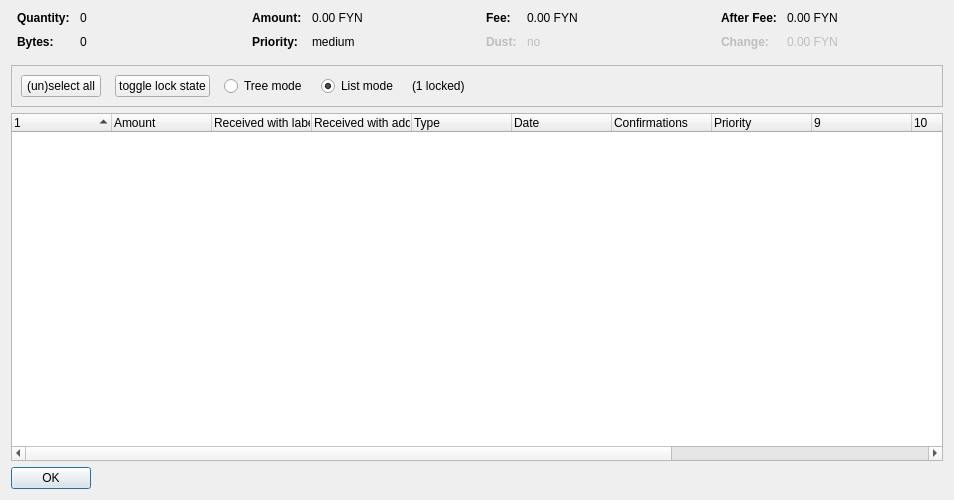
<?xml version="1.0" encoding="UTF-8"?>
<ui version="4.0">
 <class>CoinControlDialog</class>
 <widget class="QDialog" name="CoinControlDialog">
  <property name="geometry">
   <rect>
    <x>0</x>
    <y>0</y>
    <width>954</width>
    <height>500</height>
   </rect>
  </property>
  <property name="windowTitle">
   <string>Coin Selection</string>
  </property>
  <layout class="QVBoxLayout" name="verticalLayout">
   <item>
    <layout class="QHBoxLayout" name="horizontalLayoutTop" stretch="0,0,0,0">
     <property name="topMargin">
      <number>0</number>
     </property>
     <property name="bottomMargin">
      <number>10</number>
     </property>
     <item>
      <layout class="QFormLayout" name="formLayoutCoinControl1">
       <property name="horizontalSpacing">
        <number>10</number>
       </property>
       <property name="verticalSpacing">
        <number>10</number>
       </property>
       <property name="leftMargin">
        <number>6</number>
       </property>
       <property name="rightMargin">
        <number>6</number>
       </property>
       <item row="0" column="0">
        <widget class="QLabel" name="labelCoinControlQuantityText">
         <property name="font">
          <font>
           <weight>75</weight>
           <bold>true</bold>
          </font>
         </property>
         <property name="text">
          <string>Quantity:</string>
         </property>
        </widget>
       </item>
       <item row="0" column="1">
        <widget class="QLabel" name="labelCoinControlQuantity">
         <property name="cursor">
          <cursorShape>IBeamCursor</cursorShape>
         </property>
         <property name="contextMenuPolicy">
          <enum>Qt::ActionsContextMenu</enum>
         </property>
         <property name="text">
          <string notr="true">0</string>
         </property>
         <property name="textInteractionFlags">
          <set>Qt::LinksAccessibleByMouse|Qt::TextSelectableByKeyboard|Qt::TextSelectableByMouse</set>
         </property>
        </widget>
       </item>
       <item row="1" column="0">
        <widget class="QLabel" name="labelCoinControlBytesText">
         <property name="font">
          <font>
           <weight>75</weight>
           <bold>true</bold>
          </font>
         </property>
         <property name="text">
          <string>Bytes:</string>
         </property>
        </widget>
       </item>
       <item row="1" column="1">
        <widget class="QLabel" name="labelCoinControlBytes">
         <property name="cursor">
          <cursorShape>IBeamCursor</cursorShape>
         </property>
         <property name="contextMenuPolicy">
          <enum>Qt::ActionsContextMenu</enum>
         </property>
         <property name="text">
          <string notr="true">0</string>
         </property>
         <property name="textInteractionFlags">
          <set>Qt::LinksAccessibleByMouse|Qt::TextSelectableByKeyboard|Qt::TextSelectableByMouse</set>
         </property>
        </widget>
       </item>
      </layout>
     </item>
     <item>
      <layout class="QFormLayout" name="formLayoutCoinControl2">
       <property name="horizontalSpacing">
        <number>10</number>
       </property>
       <property name="verticalSpacing">
        <number>10</number>
       </property>
       <property name="leftMargin">
        <number>6</number>
       </property>
       <property name="rightMargin">
        <number>6</number>
       </property>
       <item row="0" column="0">
        <widget class="QLabel" name="labelCoinControlAmountText">
         <property name="font">
          <font>
           <weight>75</weight>
           <bold>true</bold>
          </font>
         </property>
         <property name="text">
          <string>Amount:</string>
         </property>
        </widget>
       </item>
       <item row="0" column="1">
        <widget class="QLabel" name="labelCoinControlAmount">
         <property name="cursor">
          <cursorShape>IBeamCursor</cursorShape>
         </property>
         <property name="contextMenuPolicy">
          <enum>Qt::ActionsContextMenu</enum>
         </property>
         <property name="text">
          <string notr="true">0.00 FYN</string>
         </property>
         <property name="textInteractionFlags">
          <set>Qt::LinksAccessibleByMouse|Qt::TextSelectableByKeyboard|Qt::TextSelectableByMouse</set>
         </property>
        </widget>
       </item>
       <item row="1" column="0">
        <widget class="QLabel" name="labelCoinControlPriorityText">
         <property name="font">
          <font>
           <weight>75</weight>
           <bold>true</bold>
          </font>
         </property>
         <property name="text">
          <string>Priority:</string>
         </property>
        </widget>
       </item>
       <item row="1" column="1">
        <widget class="QLabel" name="labelCoinControlPriority">
         <property name="cursor">
          <cursorShape>IBeamCursor</cursorShape>
         </property>
         <property name="contextMenuPolicy">
          <enum>Qt::ActionsContextMenu</enum>
         </property>
         <property name="text">
          <string>medium</string>
         </property>
         <property name="textInteractionFlags">
          <set>Qt::LinksAccessibleByMouse|Qt::TextSelectableByKeyboard|Qt::TextSelectableByMouse</set>
         </property>
        </widget>
       </item>
      </layout>
     </item>
     <item>
      <layout class="QFormLayout" name="formLayoutCoinControl3">
       <property name="horizontalSpacing">
        <number>10</number>
       </property>
       <property name="verticalSpacing">
        <number>10</number>
       </property>
       <property name="leftMargin">
        <number>6</number>
       </property>
       <property name="rightMargin">
        <number>6</number>
       </property>
       <item row="0" column="0">
        <widget class="QLabel" name="labelCoinControlFeeText">
         <property name="font">
          <font>
           <weight>75</weight>
           <bold>true</bold>
          </font>
         </property>
         <property name="text">
          <string>Fee:</string>
         </property>
        </widget>
       </item>
       <item row="0" column="1">
        <widget class="QLabel" name="labelCoinControlFee">
         <property name="cursor">
          <cursorShape>IBeamCursor</cursorShape>
         </property>
         <property name="contextMenuPolicy">
          <enum>Qt::ActionsContextMenu</enum>
         </property>
         <property name="text">
          <string notr="true">0.00 FYN</string>
         </property>
         <property name="textInteractionFlags">
          <set>Qt::LinksAccessibleByMouse|Qt::TextSelectableByKeyboard|Qt::TextSelectableByMouse</set>
         </property>
        </widget>
       </item>
       <item row="1" column="0">
        <widget class="QLabel" name="labelCoinControlLowOutputText">
         <property name="enabled">
          <bool>false</bool>
         </property>
         <property name="font">
          <font>
           <weight>75</weight>
           <bold>true</bold>
          </font>
         </property>
         <property name="text">
          <string>Dust:</string>
         </property>
        </widget>
       </item>
       <item row="1" column="1">
        <widget class="QLabel" name="labelCoinControlLowOutput">
         <property name="enabled">
          <bool>false</bool>
         </property>
         <property name="cursor">
          <cursorShape>IBeamCursor</cursorShape>
         </property>
         <property name="contextMenuPolicy">
          <enum>Qt::ActionsContextMenu</enum>
         </property>
         <property name="text">
          <string>no</string>
         </property>
         <property name="textInteractionFlags">
          <set>Qt::LinksAccessibleByMouse|Qt::TextSelectableByKeyboard|Qt::TextSelectableByMouse</set>
         </property>
        </widget>
       </item>
      </layout>
     </item>
     <item>
      <layout class="QFormLayout" name="formLayoutCoinControl4">
       <property name="horizontalSpacing">
        <number>10</number>
       </property>
       <property name="verticalSpacing">
        <number>10</number>
       </property>
       <property name="leftMargin">
        <number>6</number>
       </property>
       <property name="rightMargin">
        <number>6</number>
       </property>
       <item row="0" column="0">
        <widget class="QLabel" name="labelCoinControlAfterFeeText">
         <property name="font">
          <font>
           <weight>75</weight>
           <bold>true</bold>
          </font>
         </property>
         <property name="text">
          <string>After Fee:</string>
         </property>
        </widget>
       </item>
       <item row="0" column="1">
        <widget class="QLabel" name="labelCoinControlAfterFee">
         <property name="cursor">
          <cursorShape>IBeamCursor</cursorShape>
         </property>
         <property name="contextMenuPolicy">
          <enum>Qt::ActionsContextMenu</enum>
         </property>
         <property name="text">
          <string notr="true">0.00 FYN</string>
         </property>
         <property name="textInteractionFlags">
          <set>Qt::LinksAccessibleByMouse|Qt::TextSelectableByKeyboard|Qt::TextSelectableByMouse</set>
         </property>
        </widget>
       </item>
       <item row="1" column="0">
        <widget class="QLabel" name="labelCoinControlChangeText">
         <property name="enabled">
          <bool>false</bool>
         </property>
         <property name="font">
          <font>
           <weight>75</weight>
           <bold>true</bold>
          </font>
         </property>
         <property name="text">
          <string>Change:</string>
         </property>
        </widget>
       </item>
       <item row="1" column="1">
        <widget class="QLabel" name="labelCoinControlChange">
         <property name="enabled">
          <bool>false</bool>
         </property>
         <property name="cursor">
          <cursorShape>IBeamCursor</cursorShape>
         </property>
         <property name="contextMenuPolicy">
          <enum>Qt::ActionsContextMenu</enum>
         </property>
         <property name="text">
          <string notr="true">0.00 FYN</string>
         </property>
         <property name="textInteractionFlags">
          <set>Qt::LinksAccessibleByMouse|Qt::TextSelectableByKeyboard|Qt::TextSelectableByMouse</set>
         </property>
        </widget>
       </item>
      </layout>
     </item>
    </layout>
   </item>
   <item>
    <widget class="QFrame" name="frame">
     <property name="minimumSize">
      <size>
       <width>0</width>
       <height>40</height>
      </size>
     </property>
     <property name="frameShape">
      <enum>QFrame::StyledPanel</enum>
     </property>
     <property name="frameShadow">
      <enum>QFrame::Sunken</enum>
     </property>
     <layout class="QHBoxLayout" name="horizontalLayout">
      <item>
       <layout class="QHBoxLayout" name="horizontalLayoutPanel" stretch="0,0,0,0,0,0">
        <property name="spacing">
         <number>14</number>
        </property>
        <item>
         <widget class="QPushButton" name="pushButtonSelectAll">
          <property name="sizePolicy">
           <sizepolicy hsizetype="Maximum" vsizetype="Fixed">
            <horstretch>0</horstretch>
            <verstretch>0</verstretch>
           </sizepolicy>
          </property>
          <property name="text">
           <string>(un)select all</string>
          </property>
          <property name="autoDefault">
           <bool>false</bool>
          </property>
         </widget>
        </item>
        <item>
         <widget class="QPushButton" name="pushButtonToggleLock">
          <property name="sizePolicy">
           <sizepolicy hsizetype="Maximum" vsizetype="Fixed">
            <horstretch>0</horstretch>
            <verstretch>0</verstretch>
           </sizepolicy>
          </property>
          <property name="text">
           <string>toggle lock state</string>
          </property>
          <property name="autoDefault">
           <bool>false</bool>
          </property>
         </widget>
        </item>
        <item>
         <widget class="QRadioButton" name="radioTreeMode">
          <property name="sizePolicy">
           <sizepolicy hsizetype="Maximum" vsizetype="Fixed">
            <horstretch>0</horstretch>
            <verstretch>0</verstretch>
           </sizepolicy>
          </property>
          <property name="text">
           <string>Tree mode</string>
          </property>
         </widget>
        </item>
        <item>
         <widget class="QRadioButton" name="radioListMode">
          <property name="sizePolicy">
           <sizepolicy hsizetype="Maximum" vsizetype="Fixed">
            <horstretch>0</horstretch>
            <verstretch>0</verstretch>
           </sizepolicy>
          </property>
          <property name="text">
           <string>List mode</string>
          </property>
          <property name="checked">
           <bool>true</bool>
          </property>
         </widget>
        </item>
        <item>
         <widget class="QLabel" name="labelLocked">
          <property name="text">
           <string>(1 locked)</string>
          </property>
         </widget>
        </item>
        <item>
         <spacer name="horizontalSpacer">
          <property name="orientation">
           <enum>Qt::Horizontal</enum>
          </property>
          <property name="sizeHint" stdset="0">
           <size>
            <width>40</width>
            <height>20</height>
           </size>
          </property>
         </spacer>
        </item>
       </layout>
      </item>
     </layout>
    </widget>
   </item>
   <item>
    <widget class="CoinControlTreeWidget" name="treeWidget">
     <property name="contextMenuPolicy">
      <enum>Qt::CustomContextMenu</enum>
     </property>
     <property name="sortingEnabled">
      <bool>false</bool>
     </property>
     <property name="columnCount">
      <number>13</number>
     </property>
     <attribute name="headerShowSortIndicator" stdset="0">
      <bool>true</bool>
     </attribute>
     <attribute name="headerStretchLastSection">
      <bool>false</bool>
     </attribute>
     <column>
      <property name="text">
       <string/>
      </property>
     </column>
     <column>
      <property name="text">
       <string>Amount</string>
      </property>
     </column>
     <column>
      <property name="text">
       <string>Received with label</string>
      </property>
     </column>
     <column>
      <property name="text">
       <string>Received with address</string>
      </property>
     </column>
     <column>
      <property name="text">
       <string>Type</string>
      </property>
     </column>
     <column>
      <property name="text">
       <string>Date</string>
      </property>
     </column>
     <column>
      <property name="text">
       <string>Confirmations</string>
      </property>
      <property name="toolTip">
       <string>Confirmed</string>
      </property>
     </column>
     <column>
      <property name="text">
       <string>Priority</string>
      </property>
     </column>
     <column>
      <property name="text">
       <string/>
      </property>
     </column>
     <column>
      <property name="text">
       <string/>
      </property>
     </column>
     <column>
      <property name="text">
       <string/>
      </property>
     </column>
     <column>
      <property name="text">
       <string/>
      </property>
     </column>
     <column>
      <property name="text">
       <string/>
      </property>
     </column>
    </widget>
   </item>
   <item>
    <widget class="QDialogButtonBox" name="buttonBox">
     <property name="sizePolicy">
      <sizepolicy hsizetype="Maximum" vsizetype="Fixed">
       <horstretch>0</horstretch>
       <verstretch>0</verstretch>
      </sizepolicy>
     </property>
     <property name="orientation">
      <enum>Qt::Horizontal</enum>
     </property>
     <property name="standardButtons">
      <set>QDialogButtonBox::Ok</set>
     </property>
    </widget>
   </item>
  </layout>
 </widget>
 <customwidgets>
  <customwidget>
   <class>CoinControlTreeWidget</class>
   <extends>QTreeWidget</extends>
   <header>coincontroltreewidget.h</header>
  </customwidget>
 </customwidgets>
 <resources/>
 <connections/>
</ui>
